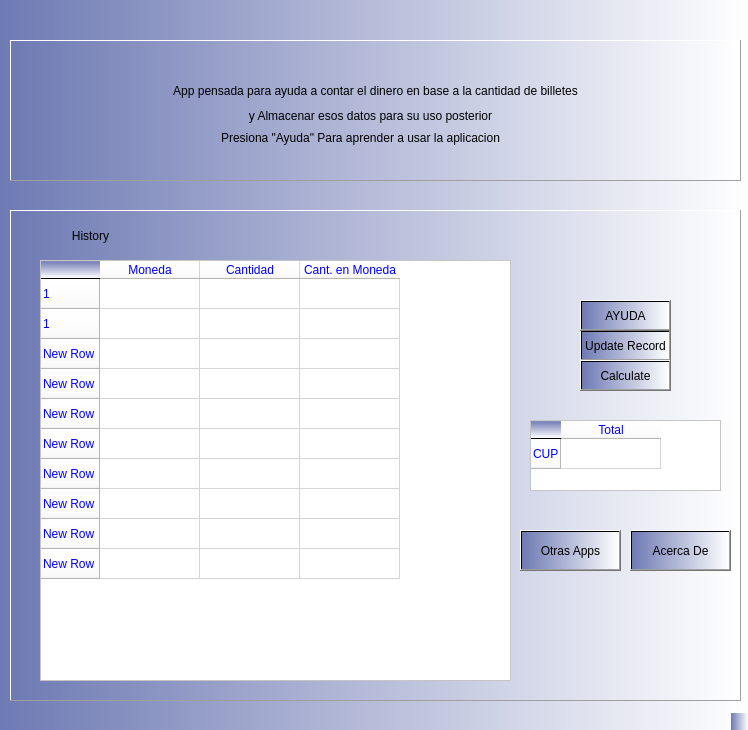
<?xml version="1.0" encoding="UTF-8"?>
<ui version="4.0">
 <class>MainWindow</class>
 <widget class="QMainWindow" name="MainWindow">
  <property name="geometry">
   <rect>
    <x>0</x>
    <y>0</y>
    <width>748</width>
    <height>730</height>
   </rect>
  </property>
  <property name="sizePolicy">
   <sizepolicy hsizetype="Fixed" vsizetype="Fixed">
    <horstretch>0</horstretch>
    <verstretch>0</verstretch>
   </sizepolicy>
  </property>
  <property name="windowTitle">
   <string>MainWindow</string>
  </property>
  <property name="styleSheet">
   <string notr="true">background-color: qlineargradient(spread:reflect, x1:0, y1:0, x2:1, y2:0, stop:0 rgba(110, 122, 179, 255), stop:1 rgba(255, 255, 255, 255));</string>
  </property>
  <widget class="QWidget" name="centralwidget">
   <widget class="QFrame" name="mainFrame">
    <property name="geometry">
     <rect>
      <x>10</x>
      <y>40</y>
      <width>731</width>
      <height>141</height>
     </rect>
    </property>
    <property name="frameShape">
     <enum>QFrame::Panel</enum>
    </property>
    <property name="frameShadow">
     <enum>QFrame::Raised</enum>
    </property>
    <widget class="QLabel" name="label_2">
     <property name="geometry">
      <rect>
       <x>10</x>
       <y>20</y>
       <width>711</width>
       <height>61</height>
      </rect>
     </property>
     <property name="styleSheet">
      <string notr="true">background-color: qlineargradient(spread:reflect, x1:0.035, y1:0, x2:1, y2:0, stop:0.20398 rgba(172, 173, 179, 0), stop:0.975124 rgba(44, 83, 255, 0));
font: 63 10pt &quot;Open Sans Semibold&quot;;</string>
     </property>
     <property name="text">
      <string>App pensada para ayuda a contar el dinero en base a la cantidad de billetes</string>
     </property>
     <property name="alignment">
      <set>Qt::AlignCenter</set>
     </property>
    </widget>
    <widget class="QLabel" name="label_3">
     <property name="geometry">
      <rect>
       <x>50</x>
       <y>60</y>
       <width>621</width>
       <height>31</height>
      </rect>
     </property>
     <property name="styleSheet">
      <string notr="true">background-color: qlineargradient(spread:reflect, x1:0.035, y1:0, x2:1, y2:0, stop:0.20398 rgba(172, 173, 179, 0), stop:0.975124 rgba(44, 83, 255, 0));
font: 63 10pt &quot;Open Sans Semibold&quot;;</string>
     </property>
     <property name="text">
      <string>y Almacenar esos datos para su uso posterior</string>
     </property>
     <property name="alignment">
      <set>Qt::AlignCenter</set>
     </property>
    </widget>
    <widget class="QLabel" name="label_4">
     <property name="geometry">
      <rect>
       <x>130</x>
       <y>90</y>
       <width>441</width>
       <height>16</height>
      </rect>
     </property>
     <property name="styleSheet">
      <string notr="true">background-color: qlineargradient(spread:reflect, x1:0.035, y1:0, x2:1, y2:0, stop:0.20398 rgba(172, 173, 179, 0), stop:0.975124 rgba(44, 83, 255, 0));
font: 63 10pt &quot;Open Sans Semibold&quot;;</string>
     </property>
     <property name="text">
      <string>Presiona &quot;Ayuda&quot; Para aprender a usar la aplicacion</string>
     </property>
     <property name="alignment">
      <set>Qt::AlignCenter</set>
     </property>
    </widget>
   </widget>
   <widget class="QFrame" name="recordFrame">
    <property name="geometry">
     <rect>
      <x>10</x>
      <y>210</y>
      <width>731</width>
      <height>491</height>
     </rect>
    </property>
    <property name="frameShape">
     <enum>QFrame::Panel</enum>
    </property>
    <property name="frameShadow">
     <enum>QFrame::Raised</enum>
    </property>
    <widget class="QTableWidget" name="records_table">
     <property name="geometry">
      <rect>
       <x>30</x>
       <y>50</y>
       <width>471</width>
       <height>421</height>
      </rect>
     </property>
     <property name="styleSheet">
      <string notr="true">background-color: rgb(255, 255, 255);
color: rgb(0, 0, 255);</string>
     </property>
     <row>
      <property name="text">
       <string>1</string>
      </property>
     </row>
     <row>
      <property name="text">
       <string>1</string>
      </property>
     </row>
     <row>
      <property name="text">
       <string>New Row</string>
      </property>
     </row>
     <row>
      <property name="text">
       <string>New Row</string>
      </property>
     </row>
     <row>
      <property name="text">
       <string>New Row</string>
      </property>
     </row>
     <row>
      <property name="text">
       <string>New Row</string>
      </property>
     </row>
     <row>
      <property name="text">
       <string>New Row</string>
      </property>
     </row>
     <row>
      <property name="text">
       <string>New Row</string>
      </property>
     </row>
     <row>
      <property name="text">
       <string>New Row</string>
      </property>
     </row>
     <row>
      <property name="text">
       <string>New Row</string>
      </property>
     </row>
     <column>
      <property name="text">
       <string>Moneda</string>
      </property>
     </column>
     <column>
      <property name="text">
       <string>Cantidad</string>
      </property>
     </column>
     <column>
      <property name="text">
       <string>Cant. en Moneda</string>
      </property>
     </column>
    </widget>
    <widget class="QTableWidget" name="total_table">
     <property name="geometry">
      <rect>
       <x>520</x>
       <y>210</y>
       <width>191</width>
       <height>71</height>
      </rect>
     </property>
     <property name="styleSheet">
      <string notr="true">background-color: rgb(255, 255, 255);
color: rgb(0, 0, 255);</string>
     </property>
     <row>
      <property name="text">
       <string>CUP</string>
      </property>
     </row>
     <column>
      <property name="text">
       <string>Total</string>
      </property>
      <property name="textAlignment">
       <set>AlignCenter</set>
      </property>
     </column>
    </widget>
    <widget class="QPushButton" name="getRecords_Button">
     <property name="geometry">
      <rect>
       <x>570</x>
       <y>120</y>
       <width>91</width>
       <height>31</height>
      </rect>
     </property>
     <property name="cursor">
      <cursorShape>PointingHandCursor</cursorShape>
     </property>
     <property name="styleSheet">
      <string notr="true">font: 63 7pt &quot;Open Sans Semibold&quot;;</string>
     </property>
     <property name="text">
      <string>Update Record</string>
     </property>
    </widget>
    <widget class="QPushButton" name="calculate_Button">
     <property name="geometry">
      <rect>
       <x>570</x>
       <y>150</y>
       <width>91</width>
       <height>31</height>
      </rect>
     </property>
     <property name="cursor">
      <cursorShape>PointingHandCursor</cursorShape>
     </property>
     <property name="styleSheet">
      <string notr="true">font: 63 10pt &quot;Open Sans Semibold&quot;;</string>
     </property>
     <property name="text">
      <string>Calculate</string>
     </property>
    </widget>
    <widget class="QLabel" name="label">
     <property name="geometry">
      <rect>
       <x>30</x>
       <y>15</y>
       <width>101</width>
       <height>21</height>
      </rect>
     </property>
     <property name="styleSheet">
      <string notr="true">font: 63 10pt &quot;Open Sans Semibold&quot;;
background-color: qlineargradient(spread:reflect, x1:0.035, y1:0, x2:1, y2:0, stop:0.20398 rgba(172, 173, 179, 0), stop:0.975124 rgba(44, 83, 255, 0));</string>
     </property>
     <property name="text">
      <string>History</string>
     </property>
     <property name="alignment">
      <set>Qt::AlignCenter</set>
     </property>
    </widget>
    <widget class="QPushButton" name="help_Button">
     <property name="geometry">
      <rect>
       <x>570</x>
       <y>90</y>
       <width>91</width>
       <height>31</height>
      </rect>
     </property>
     <property name="cursor">
      <cursorShape>PointingHandCursor</cursorShape>
     </property>
     <property name="styleSheet">
      <string notr="true">font: 63 10pt &quot;Open Sans Semibold&quot;;</string>
     </property>
     <property name="text">
      <string>AYUDA</string>
     </property>
    </widget>
    <widget class="QPushButton" name="otherApps_Button">
     <property name="geometry">
      <rect>
       <x>510</x>
       <y>320</y>
       <width>101</width>
       <height>41</height>
      </rect>
     </property>
     <property name="cursor">
      <cursorShape>PointingHandCursor</cursorShape>
     </property>
     <property name="styleSheet">
      <string notr="true">font: 63 10pt &quot;Open Sans Semibold&quot;;</string>
     </property>
     <property name="text">
      <string>Otras Apps</string>
     </property>
    </widget>
    <widget class="QPushButton" name="about_Button">
     <property name="geometry">
      <rect>
       <x>620</x>
       <y>320</y>
       <width>101</width>
       <height>41</height>
      </rect>
     </property>
     <property name="cursor">
      <cursorShape>PointingHandCursor</cursorShape>
     </property>
     <property name="styleSheet">
      <string notr="true">font: 63 10pt &quot;Open Sans Semibold&quot;;</string>
     </property>
     <property name="text">
      <string>Acerca De</string>
     </property>
    </widget>
   </widget>
  </widget>
  <widget class="QStatusBar" name="statusbar"/>
 </widget>
 <resources/>
 <connections/>
</ui>
